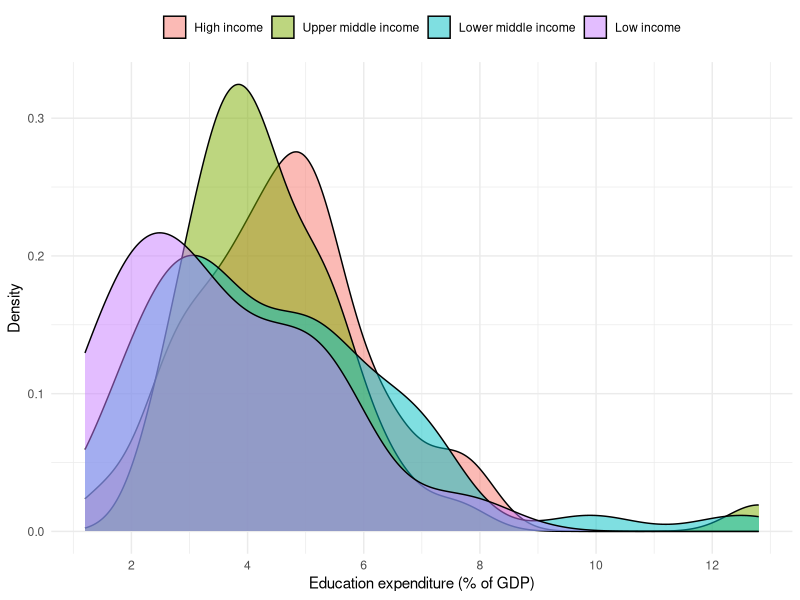
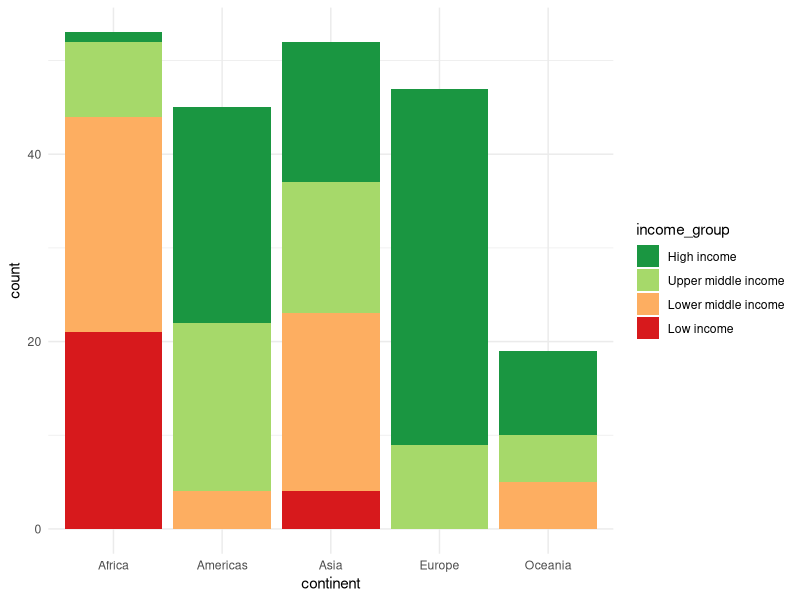
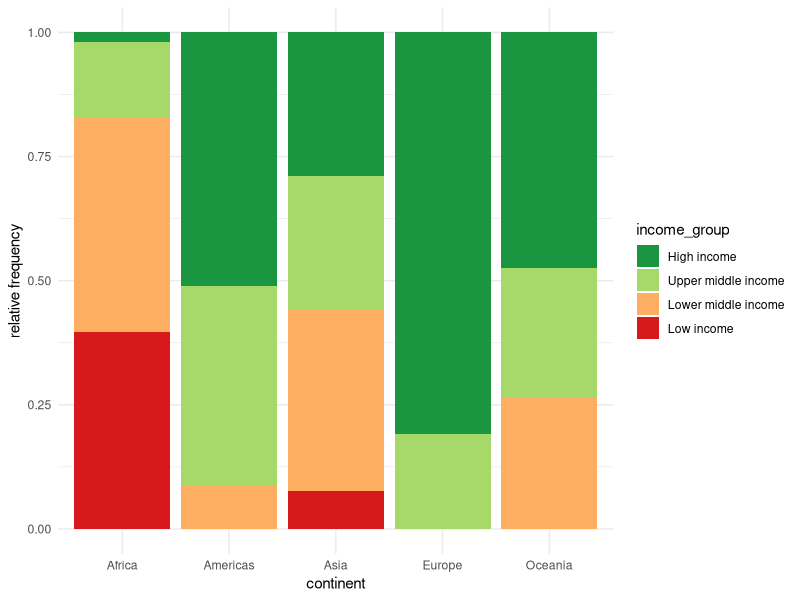
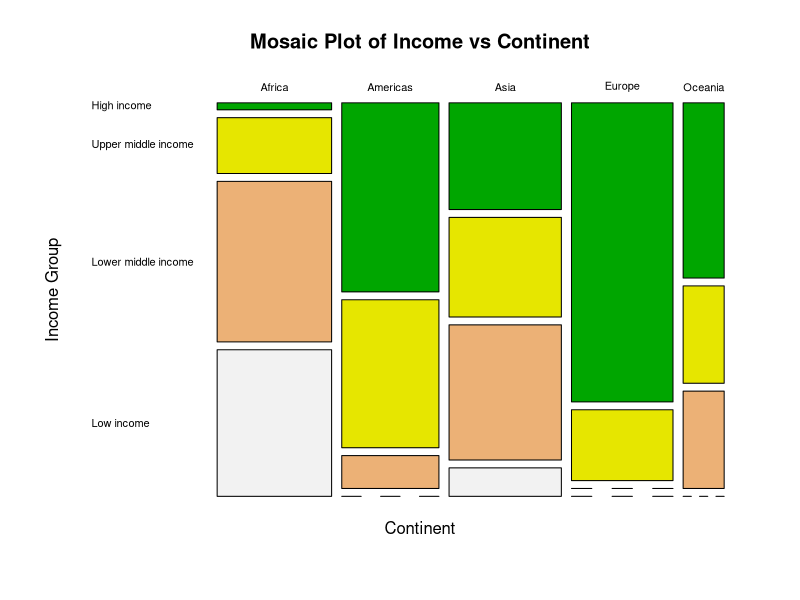
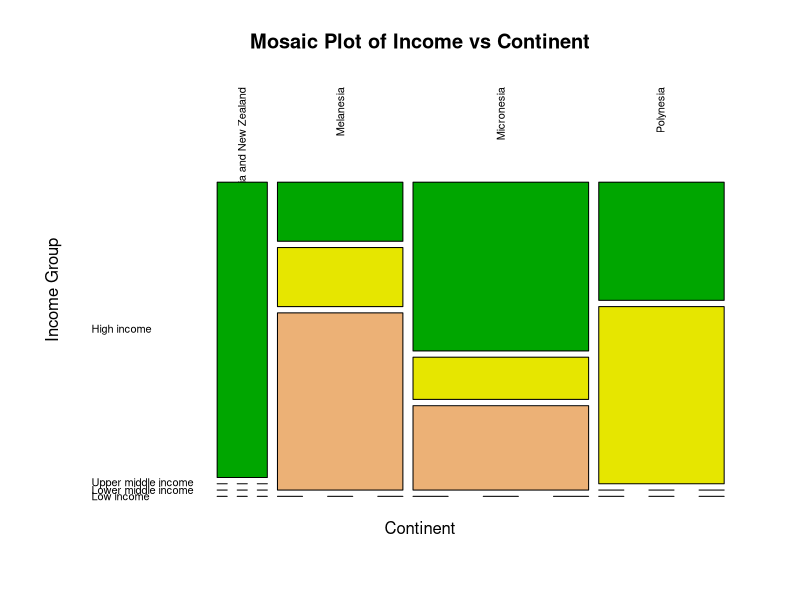
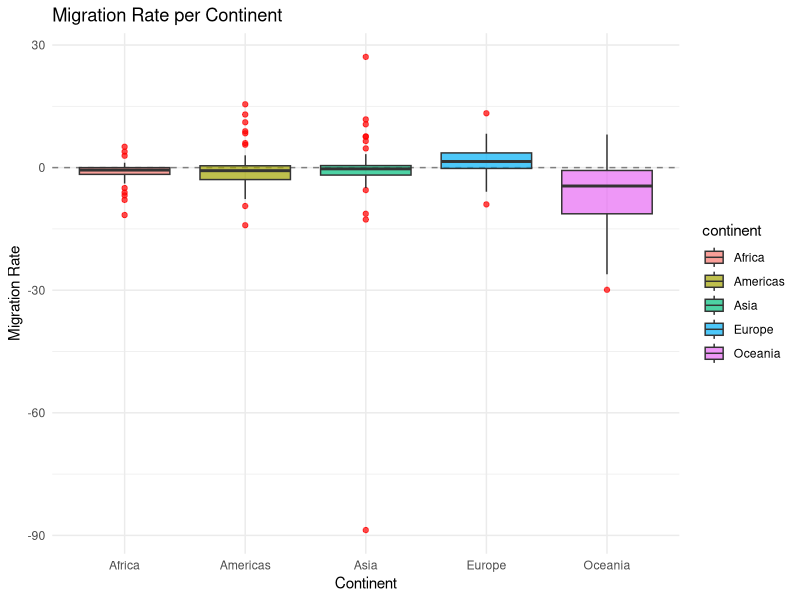
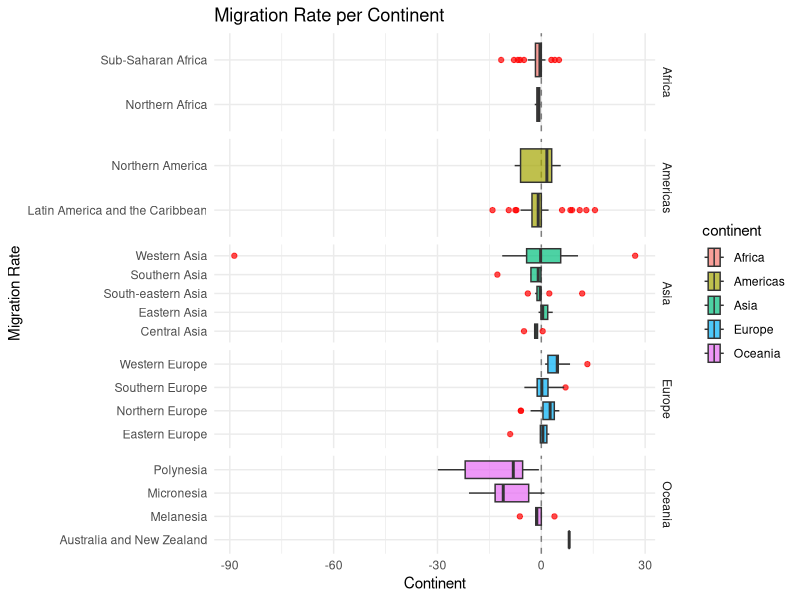
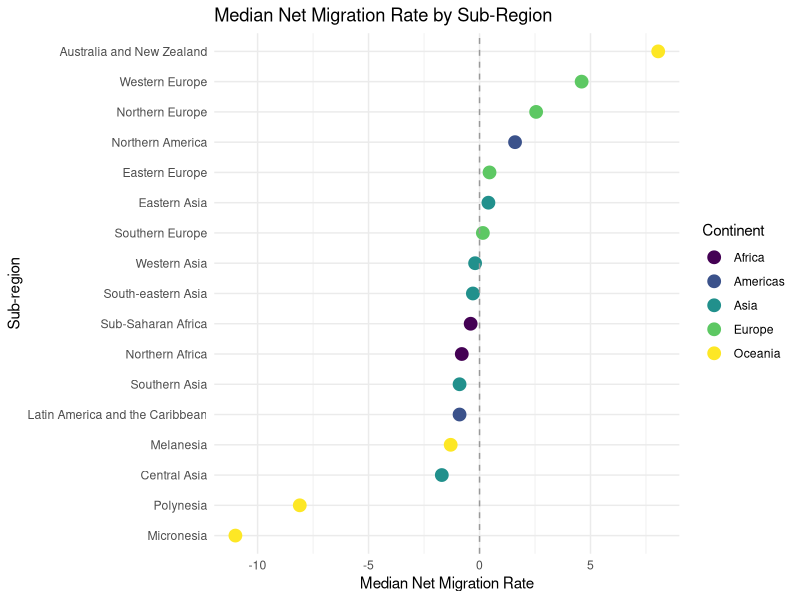

These charts were generated, in order, by the following R code: (Note: this script raises an error after producing the figures.)
## ---- chunk 1
packages <- c("tidyverse")

install_if_missing <- packages[!(packages %in% installed.packages()[,"Package"])]
if(length(install_if_missing)) install.packages(install_if_missing)


library(tidyverse)
library(readxl)
library(ggplot2)
library(scales)

## ---- chunk 2
df_test <- read_delim("processed_data.csv", delim = ";")
 
df_all <- read_delim("processed_data.csv", delim = ";") %>% 
  mutate(ed_expenditure = as.numeric(ed_expenditure),
         youth_unempl_rate = as.numeric(youth_unempl_rate),
         continent = case_when(country_name == "Kosovo" ~ "Europe",
                               TRUE ~ continent),
         region = case_when(country_name == "Kosovo" ~ "Southern Europe",
                     TRUE ~ region),
        income_group = na_if(income_group, "."),
        income_group = str_trim(income_group), 
        income_group = fct_relevel(income_group, "High income", "Upper middle income", "Lower middle income", "Low income")) 
   
## ---- chunk 3
unique(df_all$income_group)
## ---- chunk 4

# the order of the income factors has already been set in the data preparation
df_all %>%

  filter(!is.na(income_group)) %>% 
  ggplot(aes(x = ed_expenditure, fill = income_group, group = income_group)) +
  geom_density(color = "black", alpha = 0.5) +
  labs(x = "Education expenditure (% of GDP)", 
       y = "Density") +
  theme_minimal() +
  scale_x_continuous(breaks = breaks_pretty(n = 5)) + 
  theme(
    legend.position = "top",
    legend.justification = "center",
    legend.title = element_blank()
  )
## ---- chunk 5
df_all %>% 
  filter(!is.na(income_group)) %>% 
  ggplot(aes(x = continent, fill = income_group, group = income_group)) +
  geom_bar(position = "stack") + 
  scale_fill_brewer(palette = "RdYlGn", direction = -1) +
  theme_minimal() 

df_all %>% 
  filter(!is.na(income_group)) %>% 
  ggplot(aes(x = continent, fill = income_group, group = income_group)) +
  geom_bar(position = "fill") + 
  scale_fill_brewer(palette = "RdYlGn", direction = -1)  + 
  labs(y = "relative frequency") + 
  theme_minimal() 


mosaic_data <- table(df_all$continent, df_all$income_group)


mosaic_data <- mosaic_data[rownames(mosaic_data) != "", colnames(mosaic_data) != ""]

mosaicplot(mosaic_data, 
           main = "Mosaic Plot of Income vs Continent",
           xlab = "Continent", 
           ylab = "Income Group",
           las = 1,
           color = terrain.colors(4)) 
## ---- chunk 6
df_oceania <- df_all %>% 
  filter(continent == "Oceania")
mosaic_data <- table(df_oceania$region, df_oceania$income_group)


mosaic_data <- mosaic_data[rownames(mosaic_data) != "", colnames(mosaic_data) != ""]

mosaicplot(mosaic_data, 
           main = "Mosaic Plot of Income vs Continent",
           xlab = "Continent", 
           ylab = "Income Group",
           las = 2,
           color = terrain.colors(4)) 

## ---- chunk 7
df_all %>% 
  filter(!is.na(mig_rate)) %>% 
  ggplot(aes(x=continent, y = mig_rate, fill = continent)) +
  geom_hline(yintercept = 0, linetype = "dashed", color = "gray50", linewidth = 0.5) +
  geom_boxplot(outlier.color = "red", alpha= 0.7) +
  labs(x = "Continent",
       y = "Migration Rate",
       title = "Migration Rate per Continent") +
  theme_minimal()
  
## ---- chunk 8
df_all %>% 
  filter(!is.na(mig_rate)) %>% 
  ggplot(aes(x=mig_rate, y = region, fill = continent)) +
  geom_hline(yintercept = 0, linetype = "solid", color = "gray50", size = 0.7) +
  geom_vline(xintercept = 0, linetype = "dashed", color = "gray50", size = 0.5) +
  geom_boxplot(outlier.color = "red", alpha= 0.7) +
  labs(x = "Continent",
       y = "Migration Rate",
       title = "Migration Rate per Continent") +
  facet_grid(continent ~ ., scales = "free_y") +
  theme_minimal()
## ---- chunk 9
df_all %>%
  filter(!is.na(mig_rate), !is.na(region)) %>%
  group_by(continent, region) %>%
  summarize(median_mig = median(mig_rate, na.rm = TRUE), .groups = "drop") %>%
  mutate(region = fct_reorder(region, median_mig)) %>%
  ggplot(aes(x = median_mig, y = region, color = continent)) +
  geom_point(size = 4) +
  geom_vline(xintercept = 0, linetype = "dashed", color = "gray60") +
  scale_color_viridis_d(option = "viridis") + 
  labs(
    title = "Median Net Migration Rate by Sub-Region",
    x = "Median Net Migration Rate",
    y = "Sub-region",
    color = "Continent"
  ) +
  theme_minimal()
## ---- chunk 10
df_all %>%
  filter(!is.na(youth_unempl_rate), !is.na(region)) %>%
  group_by(continent, region) %>%
  summarize(median_empl = median(youth_unempl_rate, na.rm = TRUE), .groups = "drop") %>%
  mutate(region = fct_reorder(region, median_empl)) %>%
  ggplot(aes(x = median_empl, y = region, fill = continent)) +
  geom_bar(stat = "identity", alpha = 0.7) +
  scale_fill_viridis_d(option = "viridis") + 
  labs(
    title = "Median Net Migration Rate by Region",
    x = "Median Net Migration Rate",
    y = "Region",
    color = "Continent"
  ) +
  theme_bw()
## ---- chunk 11
?geom_errorbar()
## ---- chunk 12
df_all %>%
  filter(!is.na(youth_unempl_rate), !is.na(region)) %>%
  group_by(continent, region) %>%

  summarize(
    median_unempl = median(youth_unempl_rate, na.rm = TRUE),
    q1 = quantile(youth_unempl_rate, 0.25, na.rm = TRUE),
    q3 = quantile(youth_unempl_rate, 0.75, na.rm = TRUE),
    .groups = "drop"
  ) %>%
  mutate(region = fct_reorder(region, median_unempl)) %>%
  
  ggplot(aes(x = median_unempl, y = region, fill = continent)) +
  geom_bar(stat = "identity", alpha = 0.7) +
  geom_errorbar(aes(xmin = q1, xmax = q3), 
                width = 0.4,       
                color = "gray30") + 
  
  scale_fill_viridis_d(option = "cividis") + 
  labs(
    title = "Youth Unemployment: Median and IQR by Region",
    subtitle = "Error bars represent the Interquartile Range",
    x = "Youth Unemployment Rate (%)",
    y = "Region",
    fill = "Continent"
  ) +
  theme_bw()
## ---- chunk 13
# One outlier in mig_rate has been removed, to improve readability of the plot

df_all %>%
  filter(!is.na(ed_expenditure), !is.na(mig_rate), !is.na(income_group), mig_rate > -25 & mig_rate < 25) %>%

  ggplot(aes(x = ed_expenditure, y = mig_rate, color = income_group)) +
  geom_point(alpha = 0.5) +
  geom_smooth(method = "lm", se = FALSE, size = 1.2) +
  scale_color_viridis_d(option = "viridis") +
  labs(
    title = "Relationship Between Education Expenditure and Net Migration",
    subtitle = "Fitted with linear regression lines per income group",
    x = "Education Expenditure ",
    y = "Net Migration Rate",
    color = "Income Status"
  ) +
  theme_minimal()
